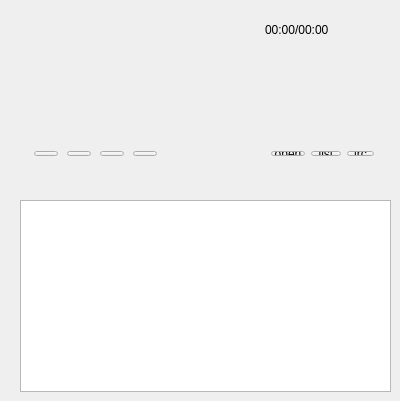
<?xml version="1.0" encoding="UTF-8"?>
<ui version="4.0">
 <class>Widget</class>
 <widget class="QWidget" name="Widget">
  <property name="geometry">
   <rect>
    <x>0</x>
    <y>0</y>
    <width>400</width>
    <height>401</height>
   </rect>
  </property>
  <property name="windowTitle">
   <string>Widget</string>
  </property>
  <widget class="QLabel" name="labelTime">
   <property name="geometry">
    <rect>
     <x>265</x>
     <y>20</y>
     <width>91</width>
     <height>20</height>
    </rect>
   </property>
   <property name="toolTip">
    <string>time</string>
   </property>
   <property name="text">
    <string>00:00/00:00</string>
   </property>
  </widget>
  <widget class="QListWidget" name="listWidget">
   <property name="geometry">
    <rect>
     <x>20</x>
     <y>200</y>
     <width>371</width>
     <height>192</height>
    </rect>
   </property>
  </widget>
  <widget class="QWidget" name="layoutWidget">
   <property name="geometry">
    <rect>
     <x>20</x>
     <y>140</y>
     <width>151</width>
     <height>27</height>
    </rect>
   </property>
   <layout class="QHBoxLayout" name="horizontalLayout">
    <item>
     <widget class="QToolButton" name="toolButton_last">
      <property name="toolTip">
       <string>&lt;html&gt;&lt;head/&gt;&lt;body&gt;&lt;p&gt;last&lt;/p&gt;&lt;/body&gt;&lt;/html&gt;</string>
      </property>
      <property name="text">
       <string>...</string>
      </property>
      <property name="icon">
       <iconset>
        <normaloff>images/gtk-media-next-rtl.png</normaloff>images/gtk-media-next-rtl.png</iconset>
      </property>
     </widget>
    </item>
    <item>
     <widget class="QToolButton" name="toolButton_playpause">
      <property name="toolTip">
       <string>&lt;html&gt;&lt;head/&gt;&lt;body&gt;&lt;p&gt;play&lt;/p&gt;&lt;/body&gt;&lt;/html&gt;</string>
      </property>
      <property name="text">
       <string>...</string>
      </property>
      <property name="icon">
       <iconset>
        <normaloff>images/gtk-media-play-ltr.png</normaloff>images/gtk-media-play-ltr.png</iconset>
      </property>
     </widget>
    </item>
    <item>
     <widget class="QToolButton" name="toolButton_stop">
      <property name="toolTip">
       <string>&lt;html&gt;&lt;head/&gt;&lt;body&gt;&lt;p&gt;pause&lt;/p&gt;&lt;/body&gt;&lt;/html&gt;</string>
      </property>
      <property name="text">
       <string>...</string>
      </property>
      <property name="icon">
       <iconset resource="images.qrc">
        <normaloff>:/images/gtk-media-stop.png</normaloff>:/images/gtk-media-stop.png</iconset>
      </property>
     </widget>
    </item>
    <item>
     <widget class="QToolButton" name="toolButton_next">
      <property name="toolTip">
       <string>&lt;html&gt;&lt;head/&gt;&lt;body&gt;&lt;p&gt;next&lt;/p&gt;&lt;/body&gt;&lt;/html&gt;</string>
      </property>
      <property name="text">
       <string>...</string>
      </property>
      <property name="icon">
       <iconset>
        <normaloff>images/gtk-media-next-ltr.png</normaloff>images/gtk-media-next-ltr.png</iconset>
      </property>
     </widget>
    </item>
   </layout>
  </widget>
  <widget class="QWidget" name="layoutWidget">
   <property name="geometry">
    <rect>
     <x>260</x>
     <y>140</y>
     <width>125</width>
     <height>27</height>
    </rect>
   </property>
   <layout class="QHBoxLayout" name="horizontalLayout_2">
    <item>
     <widget class="QToolButton" name="toolButton_open">
      <property name="toolTip">
       <string>open</string>
      </property>
      <property name="text">
       <string>open</string>
      </property>
     </widget>
    </item>
    <item>
     <widget class="QToolButton" name="toolButton_list">
      <property name="toolTip">
       <string>list</string>
      </property>
      <property name="text">
       <string>list</string>
      </property>
     </widget>
    </item>
    <item>
     <widget class="QToolButton" name="toolButton_lrc">
      <property name="toolTip">
       <string>lrc</string>
      </property>
      <property name="text">
       <string>lrc</string>
      </property>
     </widget>
    </item>
   </layout>
  </widget>
 </widget>
 <layoutdefault spacing="6" margin="11"/>
 <resources>
  <include location="images.qrc"/>
 </resources>
 <connections/>
</ui>
